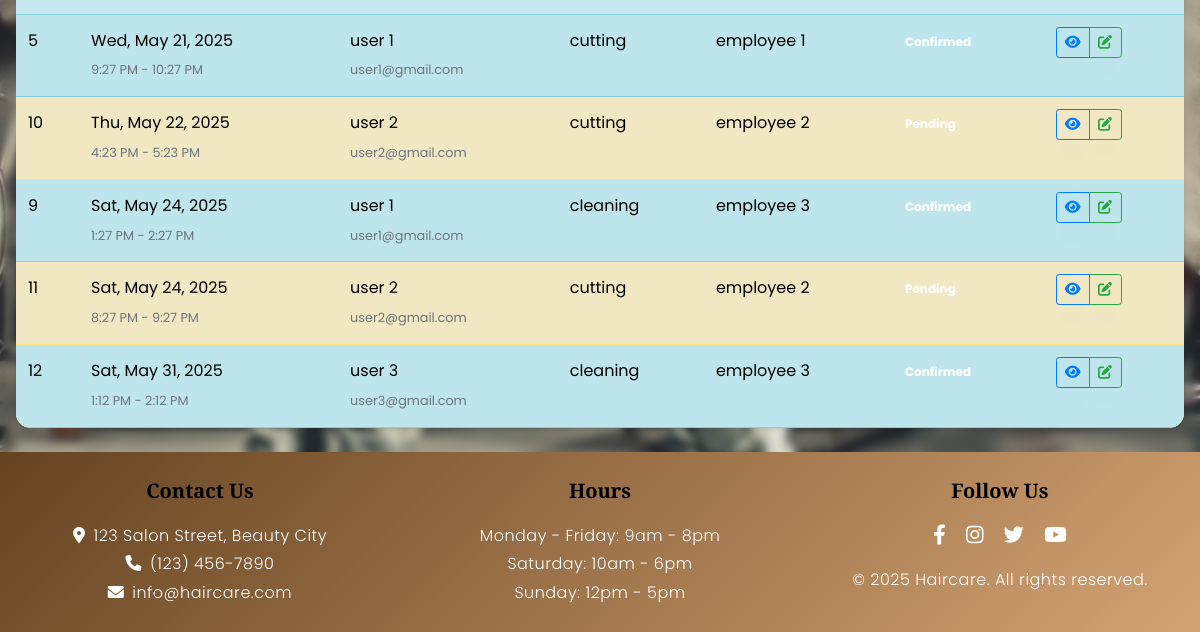
Page /appointments/ (signed in, lower part) on the earlier database version.
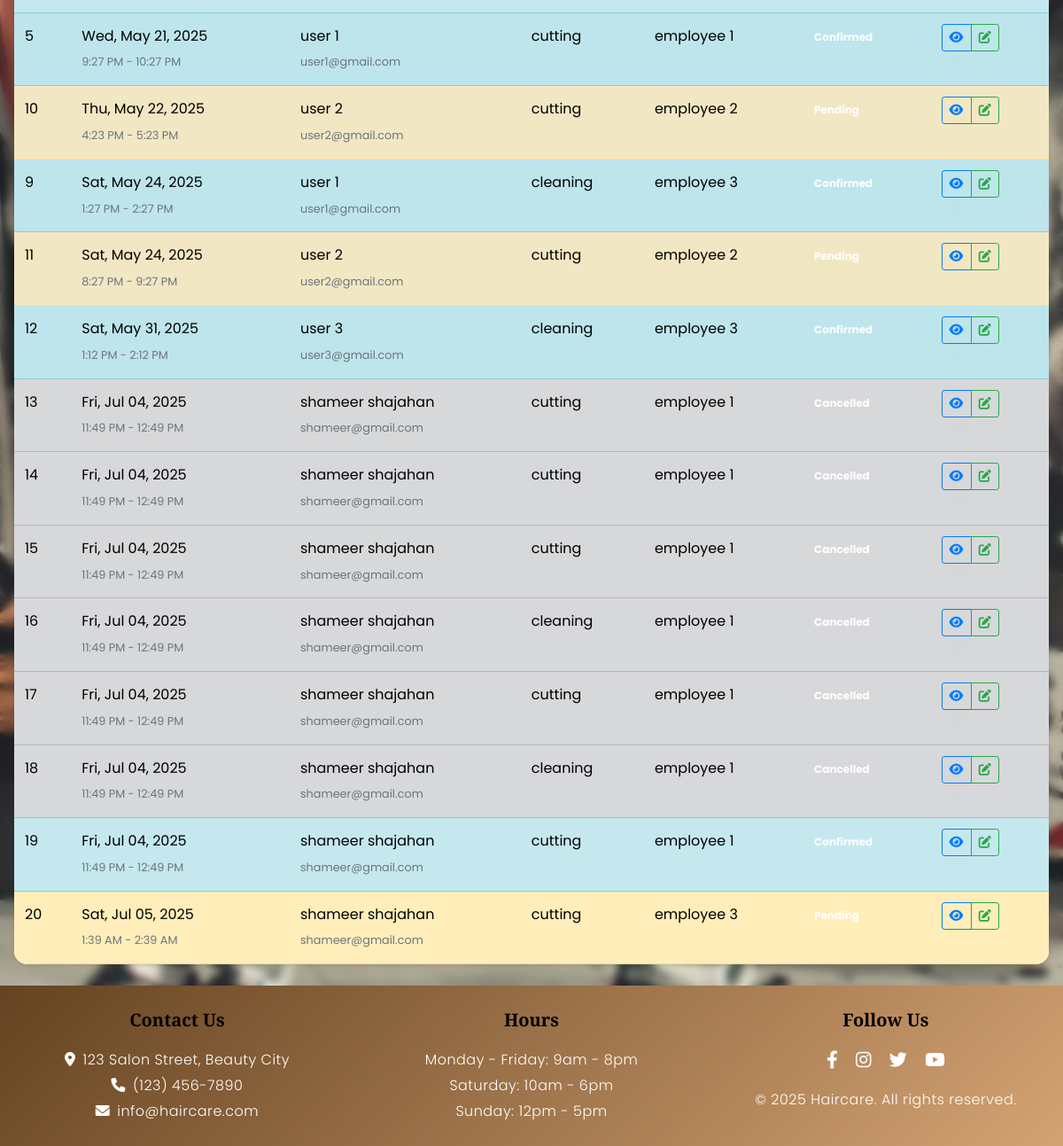
Same page on the later database version.
### salon_app/models.py (models this page shows, shortened)
class Appointment(models.Model):
    STATUS_CHOICES = (
        ('PENDING', 'Pending'),
        ('CONFIRMED', 'Confirmed'),
        ('COMPLETED', 'Completed'),
        ('CANCELLED', 'Cancelled'),
    )
    customer = models.ForeignKey(User, on_delete=models.CASCADE, related_name='appointments')
    employee = models.ForeignKey(Employee, on_delete=models.CASCADE, related_name='appointments')
    service = models.ForeignKey(Service, on_delete=models.CASCADE)
    time_slot = models.ForeignKey(TimeSlot, on_delete=models.CASCADE)
    status = models.CharField(max_length=10, choices=STATUS_CHOICES, default='PENDING')
    notes = models.TextField(blank=True, null=True)
    created_at = models.DateTimeField(auto_now_add=True)
    updated_at = models.DateTimeField(auto_now=True)

class TimeSlot(models.Model):
    employee = models.ForeignKey(Employee, on_delete=models.CASCADE, related_name='time_slots')
    date = models.DateField()
    start_time = models.TimeField()
    end_time = models.TimeField()
    is_available = models.BooleanField(default=True)
    class Meta:
        ordering = ['date', 'start_time']
        unique_together = ('employee', 'date', 'start_time')

class User(AbstractUser):
    USER_TYPE_CHOICES = (
        ('ADMIN', 'Admin'),
        ('CUSTOMER', 'Customer'),
        ('EMPLOYEE', 'Employee'),
    )
    username = None
    email = models.EmailField(unique=True)
    phone = models.CharField(max_length=15, blank=True, null=True)
    address = models.TextField(blank=True, null=True)
    user_type = models.CharField(max_length=10, choices=USER_TYPE_CHOICES, default='CUSTOMER')
    created_at = models.DateTimeField(auto_now_add=True)
    updated_at = models.DateTimeField(auto_now=True)
    USERNAME_FIELD = 'email'
    REQUIRED_FIELDS = []
    objects = UserManager()

class Service(models.Model):
    name = models.CharField(max_length=100)
    description = models.TextField()
    price = models.DecimalField(max_digits=10, decimal_places=2)
    duration = models.IntegerField(help_text="Duration in minutes")
    created_at = models.DateTimeField(auto_now_add=True)
    updated_at = models.DateTimeField(auto_now=True)

class Employee(models.Model):
    user = models.OneToOneField(User, on_delete=models.CASCADE, related_name='employee_profile')
    services = models.ManyToManyField(Service, related_name='employees')
    bio = models.TextField(blank=True, null=True)

### salon_app/views.py (the view)
# urls.py: path('appointments/', views.manage_appointments, name='manage_appointments'),
@login_required
@user_passes_test(is_admin)
def manage_appointments(request):
    status = request.GET.get('status')
    date_from = request.GET.get('date_from')
    date_to = request.GET.get('date_to')
    appointments = Appointment.objects.all().order_by('time_slot__date', 'time_slot__start_time')
    if status:
        appointments = appointments.filter(status=status)
    if date_from:
        try:
            date_from_obj = datetime.strptime(date_from, '%Y-%m-%d').date()
            appointments = appointments.filter(time_slot__date__gte=date_from_obj)
        except ValueError:
            pass
    if date_to:
        try:
            date_to_obj = datetime.strptime(date_to, '%Y-%m-%d').date()
            appointments = appointments.filter(time_slot__date__lte=date_to_obj)
        except ValueError:
            pass
    return render(request, 'admin/manage_appointments.html', {
        'appointments': appointments,
        'status_choices': Appointment.STATUS_CHOICES,
        'selected_status': status,
        'date_from': date_from,
        'date_to': date_to
    })

### salon_app/views.py (called while the page is built)
def is_admin(user):
    return user.is_authenticated and user.user_type == 'ADMIN'

### salon_app/templates/admin/manage_appointments.html (shortened to what this page needs)
{% extends 'base.html' %}
{% block content %}
<div class="card shadow-sm">
    <div class="table-responsive">
        <table class="table table-hover table-striped mb-0">
            <tbody>
                {% if appointments %}
                    {% for appointment in appointments %}
                    <tr class="
                        {% if appointment.status == 'PENDING' %}table-warning{% endif %}
                        {% if appointment.status == 'CONFIRMED' %}table-info{% endif %}
                        {% if appointment.status == 'CANCELLED' %}table-secondary{% endif %}
                    ">
                        <td>{{ appointment.id }}</td>
                        <td>
                            <div>{{ appointment.time_slot.date|date:"D, M d, Y" }}</div>
                            <small class="text-muted">{{ appointment.time_slot.start_time|time:"g:i A" }} - {{ appointment.time_slot.end_time|time:"g:i A" }}</small>
                        </td>
                        <td>
                            <div>{{ appointment.customer.first_name }} {{ appointment.customer.last_name }}</div>
                            <small class="text-muted">{{ appointment.customer.email }}</small>
                        </td>
                        <td>{{ appointment.service.name }}</td>
                        <td>{{ appointment.employee.user.first_name }} {{ appointment.employee.user.last_name }}</td>
                        <td>
                            <span class="badge bg-
                                {% if appointment.status == 'PENDING' %}warning{% endif %}
                                {% if appointment.status == 'CONFIRMED' %}primary{% endif %}
                                {% if appointment.status == 'CANCELLED' %}secondary{% endif %}
                            ">
                                {{ appointment.get_status_display }}
                            </span>
                        </td>
                        <td>
                            <div class="btn-group btn-group-sm">
                                <button type="button" class="btn btn-outline-primary" data-bs-toggle="modal" data-bs-target="#appointmentDetailsModal{{ appointment.id }}" title="View Details">
                                    <i class="fas fa-eye"></i>
                                </button>
                                <a href="{% url 'update_appointment_status' appointment.id %}" class="btn btn-outline-success" title="Update Status">
                                    <i class="fas fa-edit"></i>
                                </a>
                            </div>
                        </td>
                    </tr>
                    {% endfor %}
                {% else %}
                    <tr>
                        <td colspan="7" class="text-center py-4">No appointments found matching your filters.</td>
                    </tr>
                {% endif %}
            </tbody>
        </table>
    </div>
</div>
{% endblock %}

### salon_app/templates/base.html (shortened to what this page needs)
{% load static %}
<!DOCTYPE html>
<html lang="en">
<head>
    <link href="https://cdn.jsdelivr.net/npm/bootstrap@5.3.0/dist/css/bootstrap.min.css" rel="stylesheet">
    <link rel="stylesheet" href="https://cdnjs.cloudflare.com/ajax/libs/font-awesome/6.0.0/css/all.min.css">
    <link rel="stylesheet" href="{% static 'css/style.css' %}">
    <link rel="stylesheet" href="{% static 'css/flaticon.css' %}">
    <link rel="stylesheet" href="https://cdnjs.cloudflare.com/ajax/libs/aos/2.3.4/aos.css">
</head>
<body>
    <main class="container py-4 page-transition">
        {% block content %}{% endblock %}
    </main>
    <footer class="py-4">
        <div class="container text-center" data-aos="fade-up" data-aos-duration="1000">
            <div class="row">
                <div class="col-md-4 mb-4 mb-md-0">
                    <h5 class="mb-3">Contact Us</h5>
                    <p><i class="fas fa-map-marker-alt me-2"></i>123 Salon Street, Beauty City</p>
                    <p><i class="fas fa-phone me-2"></i>(123) 456-7890</p>
                    <p><i class="fas fa-envelope me-2"></i>info@haircare.com</p>
                </div>
                <div class="col-md-4 mb-4 mb-md-0">
                    <h5 class="mb-3">Hours</h5>
                    <p>Monday - Friday: 9am - 8pm</p>
                    <p>Saturday: 10am - 6pm</p>
                    <p>Sunday: 12pm - 5pm</p>
                </div>
                <div class="col-md-4">
                    <h5 class="mb-3">Follow Us</h5>
                    <div class="social-icons">
                        <a href="#" class="text-white me-3"><i class="fab fa-facebook-f fa-lg"></i></a>
                        <a href="#" class="text-white me-3"><i class="fab fa-instagram fa-lg"></i></a>
                        <a href="#" class="text-white me-3"><i class="fab fa-twitter fa-lg"></i></a>
                        <a href="#" class="text-white"><i class="fab fa-youtube fa-lg"></i></a>
                    </div>
                    <p class="mt-3">&copy; {% now "Y" %} Haircare. All rights reserved.</p>
                </div>
            </div>
        </div>
    </footer>
</body>
</html>

Differences in the rows shown:
added Appointment: id "13", time_slot "Fri, Jul 04, 2025", time_slot.start_time "11:49 PM", time_slot.end_time "12:49 PM", customer.first_name "shameer", customer.last_name "shajahan", customer.email "shameer@gmail.com", service.name "cutting", employee.user.first_name "employee", employee.user.last_name "1", status "Cancelled"
added Appointment: id "14", time_slot "Fri, Jul 04, 2025", time_slot.start_time "11:49 PM", time_slot.end_time "12:49 PM", customer.first_name "shameer", customer.last_name "shajahan", customer.email "shameer@gmail.com", service.name "cutting", employee.user.first_name "employee", employee.user.last_name "1", status "Cancelled"
added Appointment: id "15", time_slot "Fri, Jul 04, 2025", time_slot.start_time "11:49 PM", time_slot.end_time "12:49 PM", customer.first_name "shameer", customer.last_name "shajahan", customer.email "shameer@gmail.com", service.name "cutting", employee.user.first_name "employee", employee.user.last_name "1", status "Cancelled"
added Appointment: id "16", time_slot "Fri, Jul 04, 2025", time_slot.start_time "11:49 PM", time_slot.end_time "12:49 PM", customer.first_name "shameer", customer.last_name "shajahan", customer.email "shameer@gmail.com", service.name "cleaning", employee.user.first_name "employee", employee.user.last_name "1", status "Cancelled"
added Appointment: id "17", time_slot "Fri, Jul 04, 2025", time_slot.start_time "11:49 PM", time_slot.end_time "12:49 PM", customer.first_name "shameer", customer.last_name "shajahan", customer.email "shameer@gmail.com", service.name "cutting", employee.user.first_name "employee", employee.user.last_name "1", status "Cancelled"
added Appointment: id "18", time_slot "Fri, Jul 04, 2025", time_slot.start_time "11:49 PM", time_slot.end_time "12:49 PM", customer.first_name "shameer", customer.last_name "shajahan", customer.email "shameer@gmail.com", service.name "cleaning", employee.user.first_name "employee", employee.user.last_name "1", status "Cancelled"
added Appointment: id "19", time_slot "Fri, Jul 04, 2025", time_slot.start_time "11:49 PM", time_slot.end_time "12:49 PM", customer.first_name "shameer", customer.last_name "shajahan", customer.email "shameer@gmail.com", service.name "cutting", employee.user.first_name "employee", employee.user.last_name "1", status "Confirmed"
added Appointment: id "20", time_slot "Sat, Jul 05, 2025", time_slot.start_time "1:39 AM", time_slot.end_time "2:39 AM", customer.first_name "shameer", customer.last_name "shajahan", customer.email "shameer@gmail.com", service.name "cutting", employee.user.first_name "employee", employee.user.last_name "3"
